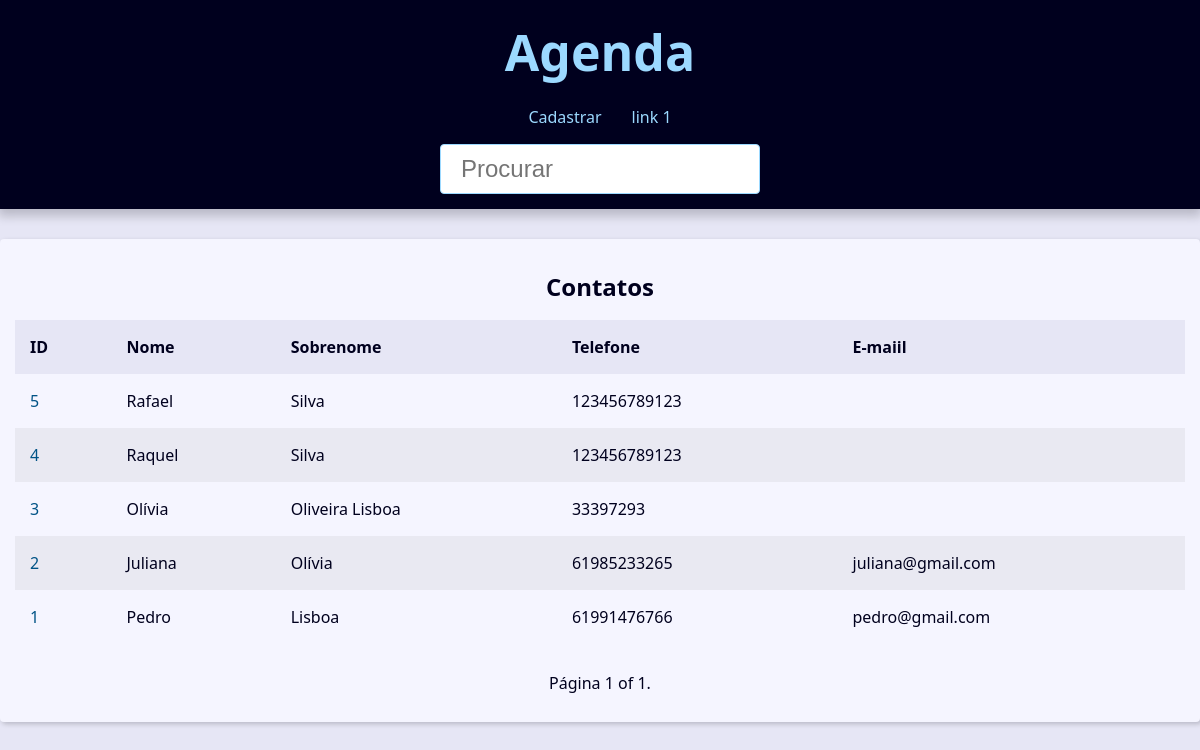
The app's page /, older data.
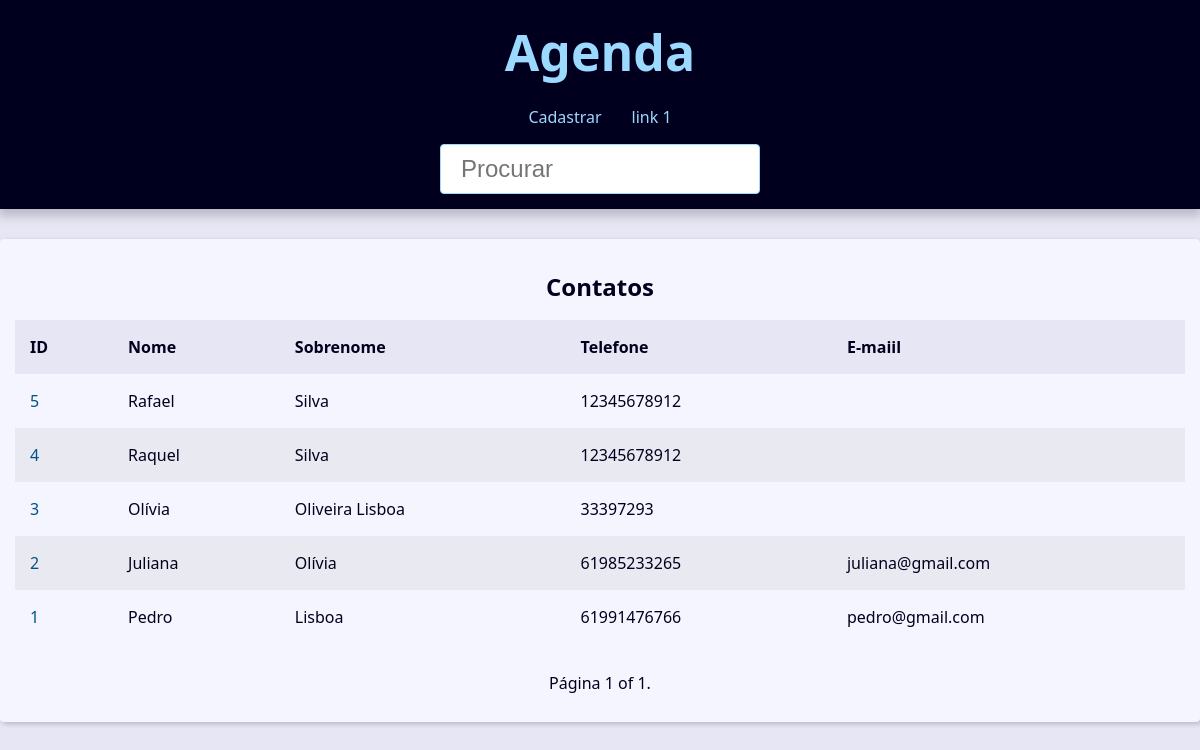
The same page, newer data.
### contato/models.py (models this page shows, shortened)
class Contato(models.Model):
    primeiro_nome = models.CharField(verbose_name='Nome', max_length=100)
    segundo_nome = models.CharField(max_length=150, verbose_name='Sobrenome')
    telefone = models.CharField(max_length=50)
    email = models.EmailField(max_length=256, blank=True)
    data_criacao = models.DateTimeField(default=timezone.now)
    descricao = models.TextField(blank=True)
    visivel = models.BooleanField(default=True)
    imagem = models.ImageField(blank=True, upload_to='imagens/%Y/%m/')
    categoria = models.ForeignKey(Categoria,
                                  on_delete=models.SET_NULL,
                                  blank=True, null=True)
    owner = models.ForeignKey(
        User,
        on_delete=models.SET_NULL,
        blank=True, null=True
    )

### contato/views/contato_view.py (the view)
# urls.py: path('', index, name="index"),
def index(request):
    contatos = Contato.objects.all().filter(visivel=True).order_by('-id')
    paginator = Paginator(contatos, 15)
    page_number = request.GET.get("page")
    page_obj = paginator.get_page(page_number)
    context = {
        'page_obj': page_obj,
        'site_titulo': 'Contatos '
    }
    return render(request, 'contato/index.html', context)

### contato/templates/contato/index.html
{% extends 'global/base.html' %}
{% block conteudo %}
    {% if page_obj %}
        <div class="responsive-table">
            <table class="contacts-table">
                <caption class="table-caption">
                    Contatos
                </caption>
                <thead>
                    <tr class="table-row table-row-header">
                        <th class="table-header">ID</th>
                        <th class="table-header">Nome</th>
                        <th class="table-header">Sobrenome</th>
                        <th class="table-header">Telefone</th>
                        <th class="table-header">E-maiil</th>
                    </tr>
                </thead>
                <tbody>
                    {% for contato in page_obj  %}
                        <tr class="table-row">
                            <td class="table-cel">
                                <a class="table-link" href="{% url 'contato:contato' contato.id %}"> {{ contato.id }} </a>
                            </td>
                            <td class="table-cel">
                                {{ contato.primeiro_nome }}
                            </td>
                            <td class="table-cel">
                                {{ contato.segundo_nome }}
                            </td>
                            <td class="table-cel">
                                {{ contato.telefone }}
                            </td>
                            <td class="table-cel">
                                {{ contato.email }}
                            </td>
                        </tr>
                    {% endfor %}
                </tbody>
            </table>
        </div>
    {% else %}
    <div class="sigle-contact">
        <h1 class="sigle-contact-name">
            Não foi possível encontar
        </h1>
    </div>
    {% endif %}
{% endblock conteudo %}

Row changes from the older to the newer data that the page shows:
changed Contato "Rafael": telefone "123456789123" → "12345678912"
changed Contato "Raquel": telefone "123456789123" → "12345678912"
